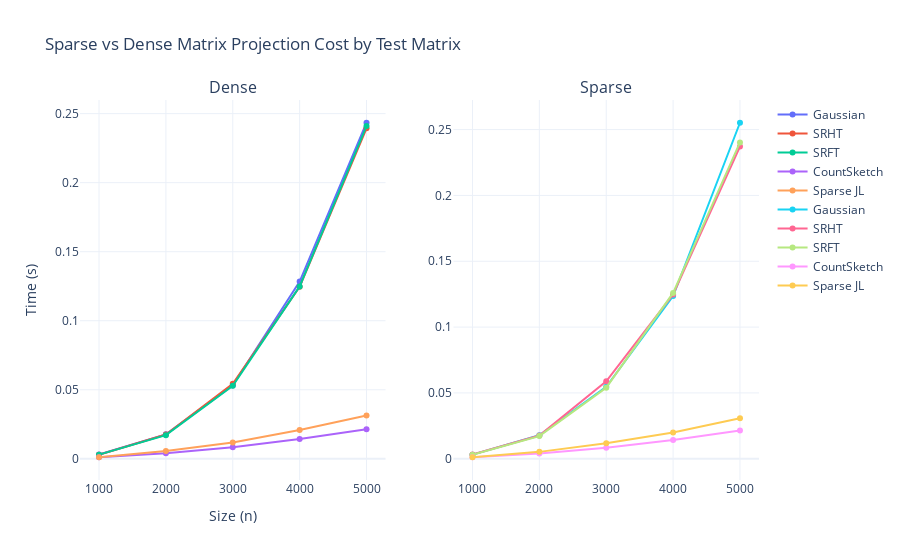

Source (notebook cell):
### Markdown cell above
***Figure 2: Projection Cost***

### Code cell
fig = make_subplots(rows = 1, cols = 2,
                    subplot_titles=['Dense','Sparse'])

_df = summary_df[summary_df['Density'] == 'dense']
for method in _df['Method'].unique():

    fig.add_trace(
        go.Scatter(
            x = _df[_df['Method'] == method]['Size'],
            y = _df[_df['Method'] == method]['Projection Time'],
            name = method
        ),
        row=1,col=1
    )

_df = summary_df[summary_df['Density'] == 'sparse']
for method in _df['Method'].unique():
    fig.add_trace(
        go.Scatter(
            x = _df[_df['Method'] == method]['Size'],
            y = _df[_df['Method'] == method]['Projection Time'],
            name = method
        ),
        row=1,col=2
    )

fig.update_layout(
    title = 'Sparse vs Dense Matrix Projection Cost by Test Matrix',
    xaxis_title = 'Size (n)',
    yaxis_title = 'Time (s)',
    template = 'plotly_white' 

)

fig.show()

### Figure 1 — Plotly figure (JSON) as saved in the notebook; plotly's stock layout.template omitted (floating-point values rounded to 4 significant figures)
{"data": [{"name": "Gaussian", "type": "scatter", "x": [1000, 2000, 3000, 4000, 5000], "xaxis": "x", "y": [0.003184, 0.01773, 0.05317, 0.1283, 0.2434], "yaxis": "y"}, {"name": "SRHT", "type": "scatter", "x": [1000, 2000, 3000, 4000, 5000], "xaxis": "x", "y": [0.002896, 0.01758, 0.05437, 0.1246, 0.2394], "yaxis": "y"}, {"name": "SRFT", "type": "scatter", "x": [1000, 2000, 3000, 4000, 5000], "xaxis": "x", "y": [0.003032, 0.01713, 0.05293, 0.1249, 0.241], "yaxis": "y"}, {"name": "CountSketch", "type": "scatter", "x": [1000, 2000, 3000, 4000, 5000], "xaxis": "x", "y": [0.001132, 0.003985, 0.008427, 0.01428, 0.02138], "yaxis": "y"}, {"name": "Sparse JL", "type": "scatter", "x": [1000, 2000, 3000, 4000, 5000], "xaxis": "x", "y": [0.00119, 0.005654, 0.01189, 0.02087, 0.03132], "yaxis": "y"}, {"name": "Gaussian", "type": "scatter", "x": [1000, 2000, 3000, 4000, 5000], "xaxis": "x2", "y": [0.00312, 0.0178, 0.05458, 0.1236, 0.2552], "yaxis": "y2"}, {"name": "SRHT", "type": "scatter", "x": [1000, 2000, 3000, 4000, 5000], "xaxis": "x2", "y": [0.003241, 0.01764, 0.05878, 0.1248, 0.2372], "yaxis": "y2"}, {"name": "SRFT", "type": "scatter", "x": [1000, 2000, 3000, 4000, 5000], "xaxis": "x2", "y": [0.003046, 0.01719, 0.05397, 0.1259, 0.2402], "yaxis": "y2"}, {"name": "CountSketch", "type": "scatter", "x": [1000, 2000, 3000, 4000, 5000], "xaxis": "x2", "y": [0.00113, 0.003918, 0.008428, 0.01415, 0.0215], "yaxis": "y2"}, {"name": "Sparse JL", "type": "scatter", "x": [1000, 2000, 3000, 4000, 5000], "xaxis": "x2", "y": [0.001151, 0.005219, 0.01178, 0.01997, 0.03071], "yaxis": "y2"}], "layout": {"annotations": [{"font": {"size": 16}, "showarrow": false, "text": "Dense", "x": 0.225, "xanchor": "center", "xref": "paper", "y": 1, "yanchor": "bottom", "yref": "paper"}, {"font": {"size": 16}, "showarrow": false, "text": "Sparse", "x": 0.775, "xanchor": "center", "xref": "paper", "y": 1, "yanchor": "bottom", "yref": "paper"}], "title": {"text": "Sparse vs Dense Matrix Projection Cost by Test Matrix"}, "xaxis": {"anchor": "y", "domain": [0, 0.45], "title": {"text": "Size (n)"}}, "xaxis2": {"anchor": "y2", "domain": [0.55, 1]}, "yaxis": {"anchor": "x", "domain": [0, 1], "title": {"text": "Time (s)"}}, "yaxis2": {"anchor": "x2", "domain": [0, 1]}}}
